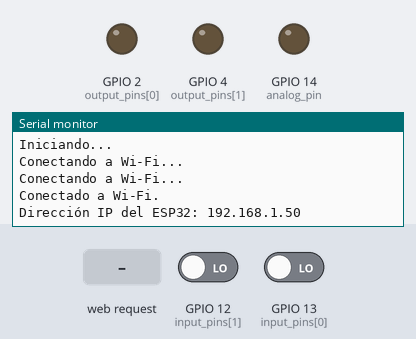
Simulated run of this sketch. Board: ESP32. Shown: output pins drawn as LEDs (lit = HIGH), the last lines printed to the serial monitor. Inputs (shaded band) come from the test bench; at power-on: GPIO 12 (input_pins[1]) LOW, GPIO 13 (input_pins[0]) LOW. WiFi joins after 1.5 s; servers stay silent unless stated.

Above: at 3.2 s.
3.3 s: GPIO 12 (input_pins[1]) driven HIGH
At 5.0 s:
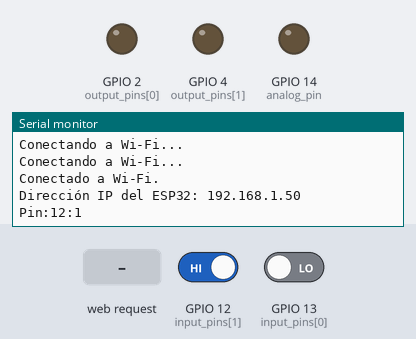
5.5 s: HTTP request GET /update?state= received
At 6.7 s:
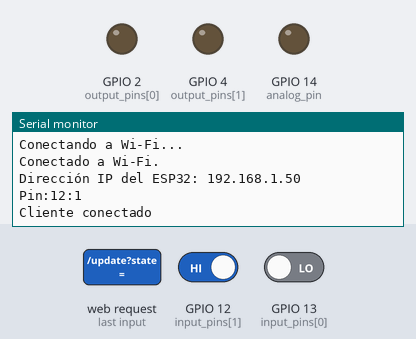

Measured:
- after the input at 3.3 s, the serial monitor: prints a new line after 0.70 s (image 1)
- after the input at 5.5 s, the serial monitor: prints a new line after 0.70 s (image 2)

The sketch:

ESP.ino
```cpp
#include <WiFi.h>
#include <Arduino.h>

// Configuración de tu red Wi-Fi
const char* ssid = "IoT-B19";
const char* password = "lcontrol2020*";

// Pines de entrada y salida
const int input_pins[] = {13, 12};
const int output_pins[] = {2, 4};
const int analog_pin = 14;

// Estados previos de los pines de entrada
int previous_states[] = {LOW, LOW};

WiFiServer server(5001);

void setup() {
  pinMode(input_pins[0], INPUT);
  pinMode(input_pins[1], INPUT);
  pinMode(output_pins[0], OUTPUT);
  pinMode(output_pins[1], OUTPUT);
  pinMode(analog_pin, OUTPUT);

  Serial.begin(115200);
  Serial.println("Iniciando...");

  WiFi.begin(ssid, password);
  while (WiFi.status() != WL_CONNECTED) {
    delay(1000);
    Serial.println("Conectando a Wi-Fi...");
  }
  Serial.println("Conectado a Wi-Fi.");
  Serial.print("Dirección IP del ESP32: ");
  Serial.println(WiFi.localIP());
  server.begin();
}

void loop() {
  read_switches();
  handle_client();
  delay(1000);
}

void read_switches() {
  String state_message = "";

  for (int i = 0; i < 2; i++) {
    int current_state = digitalRead(input_pins[i]);
    if (current_state != previous_states[i]) {
      previous_states[i] = current_state;
      // Cambiar el mensaje a un formato más simple
      String message = "Pin:" + String(input_pins[i]) + ":" + String(current_state);
      Serial.println(message);

      if (state_message.length() > 0) {
        state_message += ",";
      }
      state_message += message;
    }
  }

  if (state_message.length() > 0) {
    send_state(state_message);
  }
}

void send_state(String state_message) {
  if (WiFi.status() == WL_CONNECTED) {
    WiFiClient client;
    if (client.connect("192.168.100.111", 5000)) {
      // Enviar la solicitud GET con el nuevo formato
      client.print("GET /update?state=" + state_message + " HTTP/1.1\r\n");
      client.println("Host: 192.168.100.111");
      client.println("Connection: close");
      client.println();  // Línea en blanco para terminar la solicitud
    } else {
      Serial.println("Error al conectar al servidor Flask");
    }
  } else {
    Serial.println("WiFi no conectado");
  }
}

void toggle_led(int pin) {
  digitalWrite(pin, !digitalRead(pin));
  Serial.print("LED en pin ");
  Serial.print(pin);
  Serial.print(" cambiado a ");
  Serial.println(digitalRead(pin) == HIGH ? "Encendido" : "Apagado");
}

void handle_client() {
  WiFiClient client = server.available();

  if (client) {
    Serial.println("Cliente conectado");

    while (client.connected()) {
      if (client.available()) {
        String command = client.readStringUntil('\n');
        command.trim();

        if (command.startsWith("TOGGLE")) {
          int pin = command.substring(7).toInt();
          toggle_led(pin);
        }

        if (command.startsWith("ANALOG")) {
          int value = command.substring(7).toInt();
          int analog_value = map(value, 0, 100, 0, 255);
          analogWrite(analog_pin, analog_value);
          Serial.print("Potencia del LED en pin ");
          Serial.print(analog_pin);
          Serial.print(" ajustada a ");
          Serial.println(value);
        }
      }
    }

    client.stop();
    Serial.println("Cliente desconectado");
  }
}
```
